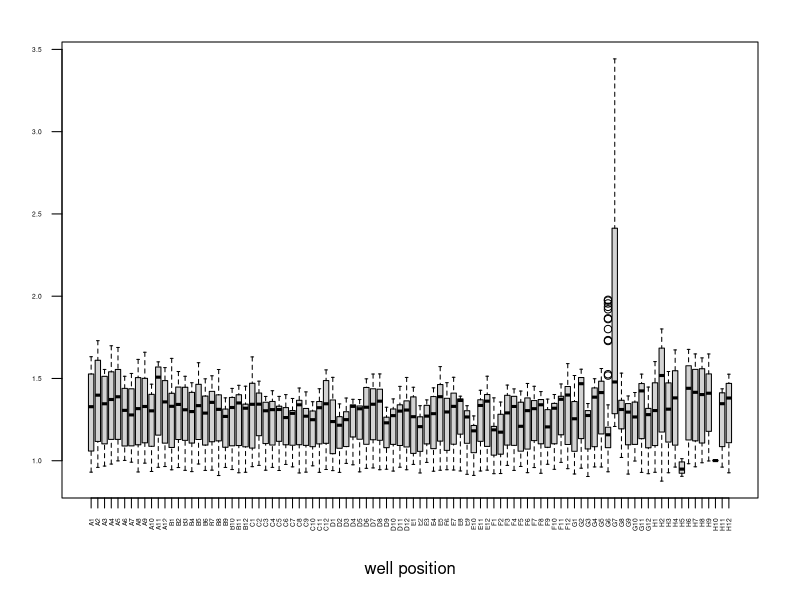
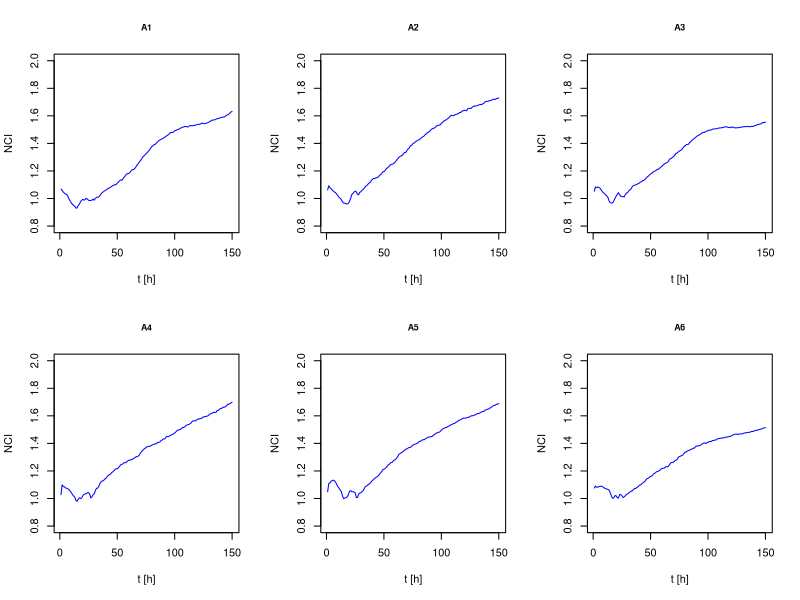
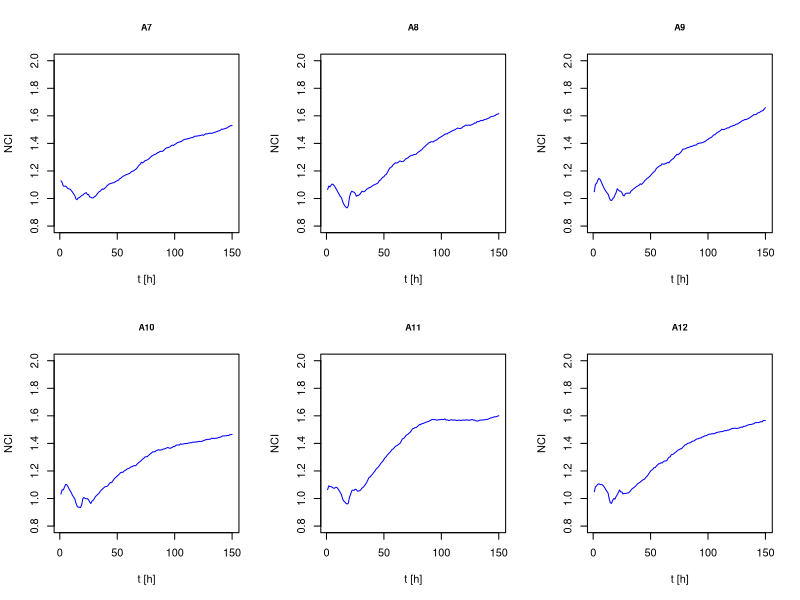
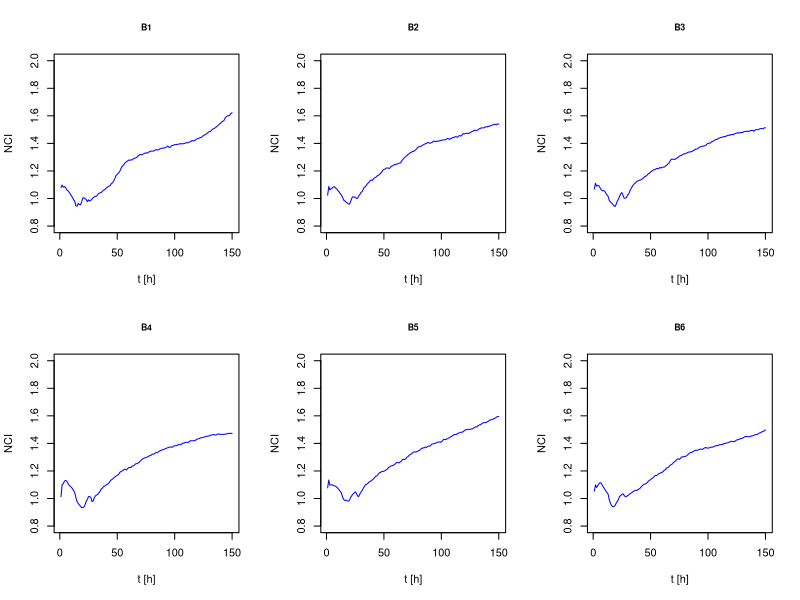
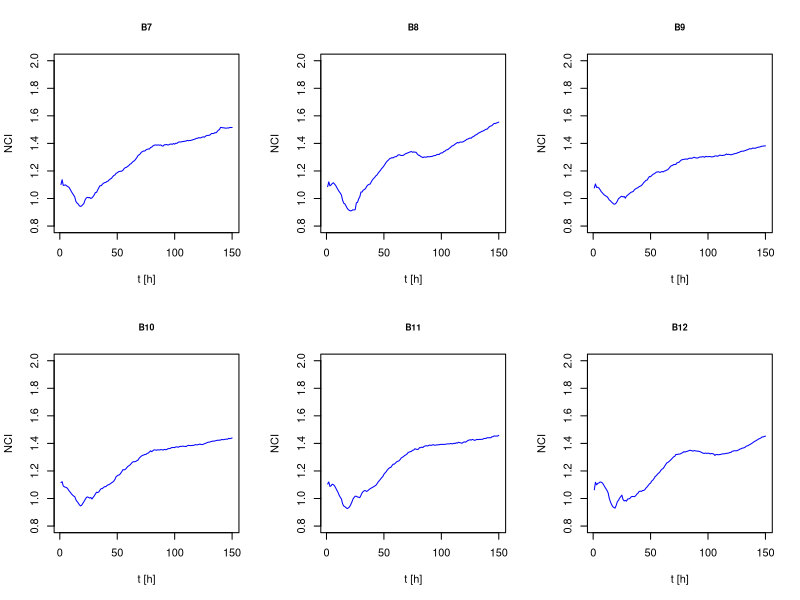
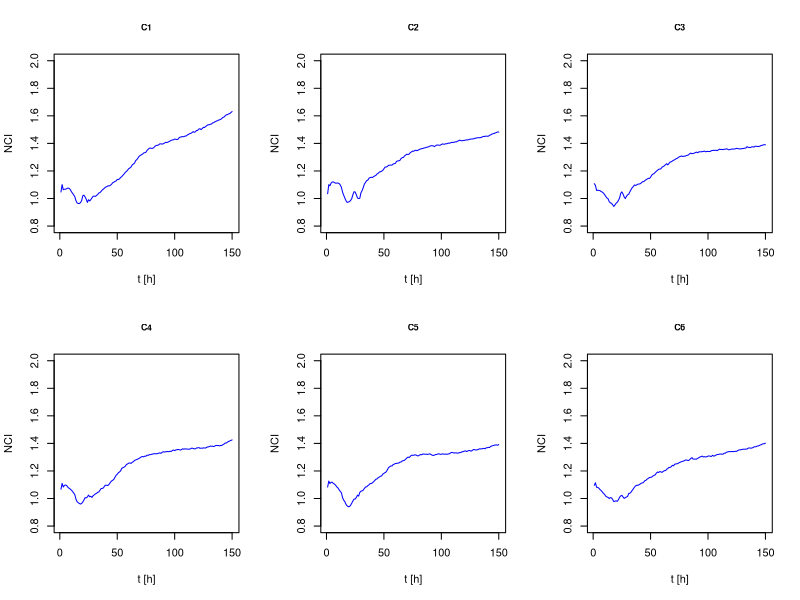
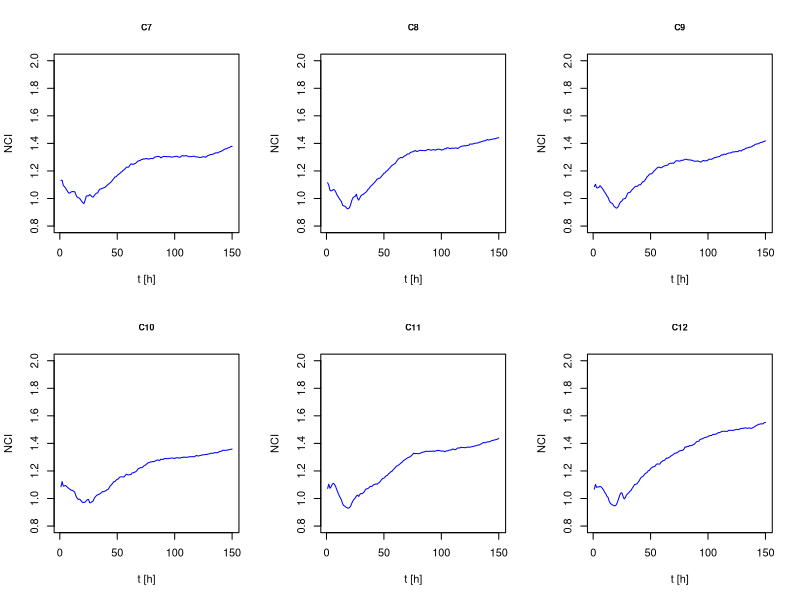
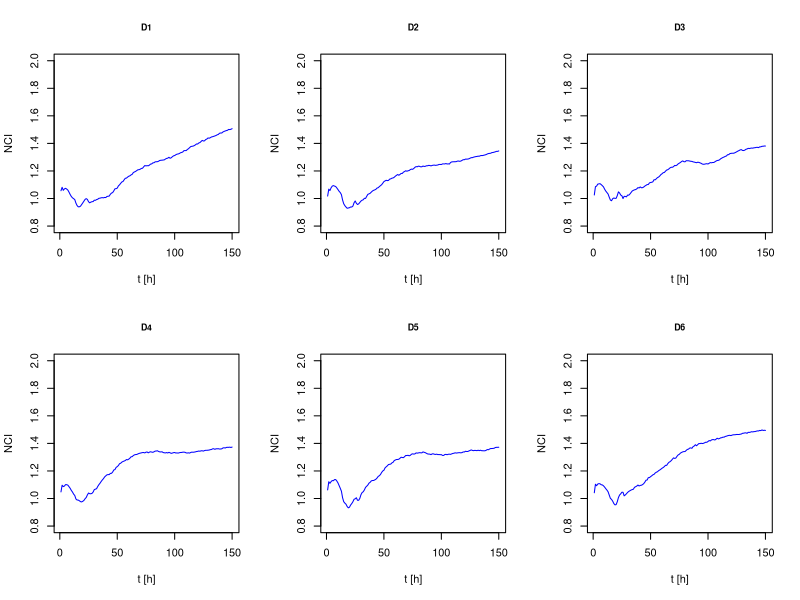

Write R code to recreate these figures, in order.
#working directory
setwd("./DMSO_test/")

#compounds
DMSO_test.raw<-read.csv2(file="DMSO_test_raw.csv", header=T)


###############################################
#Normalization
x<-as.matrix(DMSO_test.raw[,2:97])
norm<-x[1,]
norm<-as.vector(norm)
DMSO_test.norm<-x/rep(norm, each = nrow(x))
DMSO_test.norm<-DMSO_test.norm[2:163,] #remove first row (last measurement before compound addition)

    
          
#set measurement
DMSO_test.norm<-DMSO_test.norm[1:150,]
DMSO_test.norm <- as.data.frame(DMSO_test.norm)

#boxplot
postscript("figure_1.eps", width = 860, height = 600)
par(mar=c(5,3,2,2)+0.1)
boxplot(DMSO_test.norm,  ylab = "NCI", xlab = "well position", cex.axis=0.4, las=2, col = "lightgray")
dev.off()


# plot the TCRPs
my_timepoints <- DMSO_test.raw[2:151,]$t - DMSO_test.raw[2,]$t
rownames(DMSO_test.norm) <- my_timepoints

pdf(file = "DMSO_controls.pdf", paper = "a4r")
par(mfrow = c(2,3))
for (i in 1: ncol(DMSO_test.norm)){
plot(DMSO_test.norm[,i], type="l", col="blue",
     main=colnames(DMSO_test.norm)[i],cex.main=0.8, ylim=c(0.8,2), ylab="NCI", xlab="t [h]")
}
dev.off()

#calculate some medians
my_matrix <- as.matrix(DMSO_test.norm)
col_medians <- apply(my_matrix, 2, median)

#wilcox test
col_medians["G7"]<- NA
col_medians["H2"] <- NA
col_medians["H5"] <- NA
col_medians["H10"] <- NA

row_A <- col_medians[1:12]
row_B <- col_medians[13:24]
row_C <- col_medians[25:36]
row_D <- col_medians[37:48]
row_E <- col_medians[49:60]
row_F <- col_medians[61:72]
row_G <- col_medians[73:84]
row_G["G6"] <- NA
row_G["G7"] <- NA
row_H <- col_medians[85:96]
row_H["H5"] <- NA
row_H["H10"] <- NA

outer_rows <- c(row_A, row_H)
inner_rows <- c(row_B, row_C, row_D, row_E, row_F, row_G)
median(outer_rows, na.rm = T)
median(inner_rows, na.rm = T)

wilcox.test(outer_rows, inner_rows, na.rm = T, alternative = "two.sided")
